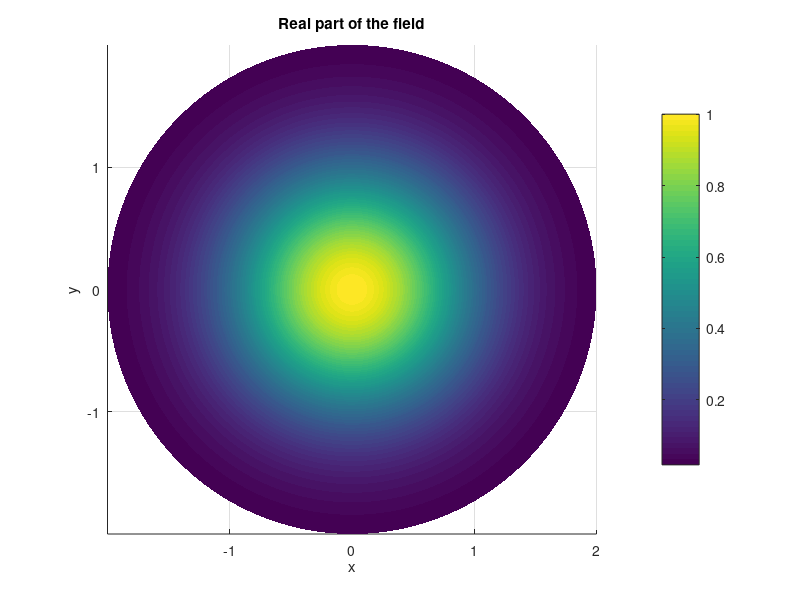
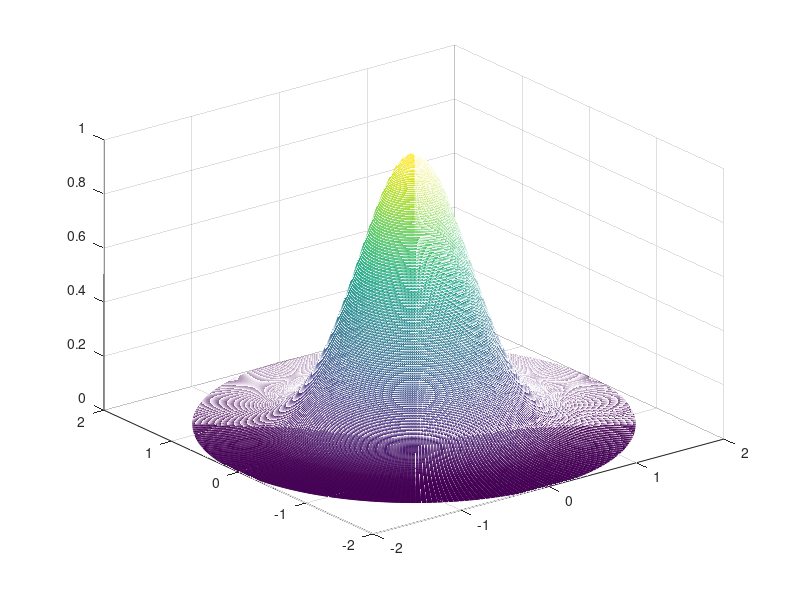

These charts were generated, in order, by the following MATLAB code: (Note: this script raises an error after producing the figures.)
r=linspace(0,2, 256);
phi = linspace(0, 2*pi, 256);
[R, Phi] = meshgrid(r, phi);
w0=1;
m=0;
campo = @(r, phi) power((r/w0),m).*exp(-r.^2/w0^2).*exp(1i*m*phi);
campoMatriz=campo(R,Phi);
X=R.*cos(Phi);
Y=R.*sin(Phi);
figure
surf(X, Y, real(campoMatriz), 'EdgeColor', 'none')
axis equal
xlabel('x')
ylabel('y')
zlabel('Re(E)')
title('Real part of the field')
colorbar
view(2)

figure
mesh(X, Y, campoMatriz.*conj(campoMatriz))


E = polarization("V", campoMatriz);
Ex=E(:, :, 1);
Ey=E(:,:, 2);
figure
mesh(X, Y, real(Ex))
title("Re(E_x)")
figure
mesh(X, Y, real(Ey))
title("Re(E_y)")
theta = linspace(0, 2*pi, 100);
I = zeros(size(theta));   
for k = 1:length(theta)
    th = theta(k);
    M = [cos(th)^2,           cos(th)*sin(th);
        sin(th)*cos(th),     sin(th)^2];
    Ex_out = M(1,1).*Ex + M(1,2).*Ey;
    Ey_out = M(2,1).*Ex + M(2,2).*Ey;
    I(k) = sum(abs(Ex_out).^2 + abs(Ey_out).^2, "all");
end
figure
plot(theta, I)
theta = linspace(0, 2*pi, 100);
I = zeros(size(theta));
for k = 1:length(theta)
    th = theta(k);
    M1 = [cos(pi/4)^2 - 1i*sin(pi/4)^2,        (1 + 1i)*cos(pi/4)*sin(pi/4);
        (1 + 1i)*cos(pi/4)*sin(pi/4),        sin(pi/4)^2 - 1i*cos(pi/4)^2];
    M2= [cos(th)^2,           cos(-th)*sin(-th);
        sin(-th)*cos(th),     sin(-th)^2];
    Ex_out1 = M1(1,1).*Ex + M1(1,2).*Ey;
    Ey_out1 = M1(2,1).*Ex + M1(2,2).*Ey;
    Ex_out2 = M2(1,1).*Ex_out1 + M2(1,2).*Ey_out1;
    Ey_out2 = M2(2,1).*Ex_out1 + M2(2,2).*Ey_out1;
    I(k) = sum(abs(Ex_out2).^2 + abs(Ey_out2).^2, "all");
end
figure
plot(theta, I)

analyzers = [1,  0;     
             0,  1;     
             1,  1;     
             1, -1;     
             1,  1i;     
             1, -1i];    

I = zeros(size(analyzers,1),1);

I0 = sum(abs(Ex_out2).^2 + abs(Ey_out2).^2, 'all');

for k = 1:size(analyzers,1)

    a = analyzers(k,1);
    b = analyzers(k,2);

    normFactor = sqrt(abs(a)^2 + abs(b)^2);
    a = a / normFactor;
    b = b / normFactor;

    Eproj = conj(a)*Ex_out2 + conj(b)*Ey_out2;

    I(k) = sum(abs(Eproj).^2, 'all')/I0;

end

IH = I(1);
IV = I(2);
ID = I(3);
IA = I(4);
IR = I(5);
IL = I(6);

S0 = IH + IV;
S1 = IH - IV;
S2 = ID - IA;
S3 = IR - IL;

P = sqrt(S1^2 + S2^2 + S3^2) / S0;

function polarizado = polarization(elected, campoMatriz)
polarizado = zeros(size(campoMatriz,1), size(campoMatriz,2), 2);
if elected == "H"
    jones = [1, 0];
elseif elected == "V"
    jones = [0, 1];
elseif elected == "R"
    jones = (1/sqrt(2)) * [1, 1i];
elseif elected == "L"
    jones = (1/sqrt(2)) * [1, -1i];
elseif elected == "D"
    jones = (1/sqrt(2)) * [1, 1];
elseif elected == "LD"
    jones = (1/sqrt(2)) * [1, -1];
else
    error("invalido")
end
polarizado(:,:,1) = campoMatriz * jones(1); 
polarizado(:,:,2) = campoMatriz * jones(2); 
end
